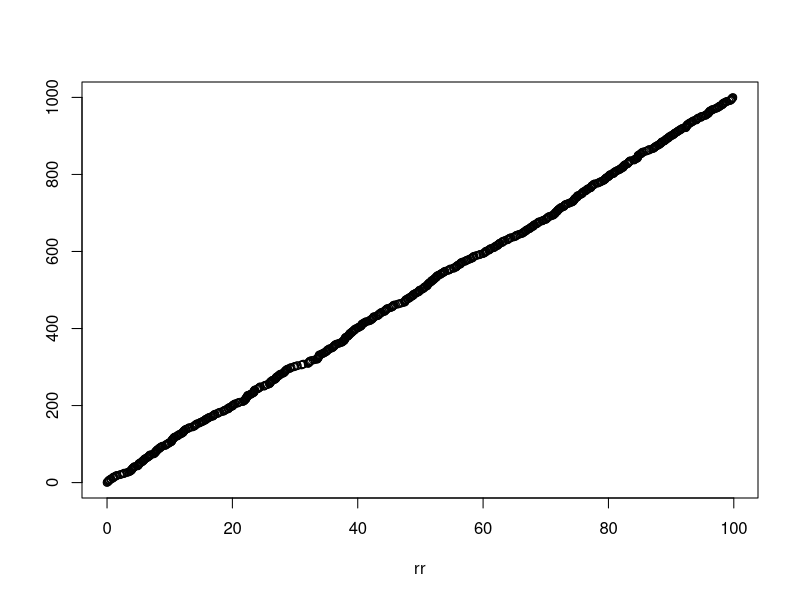
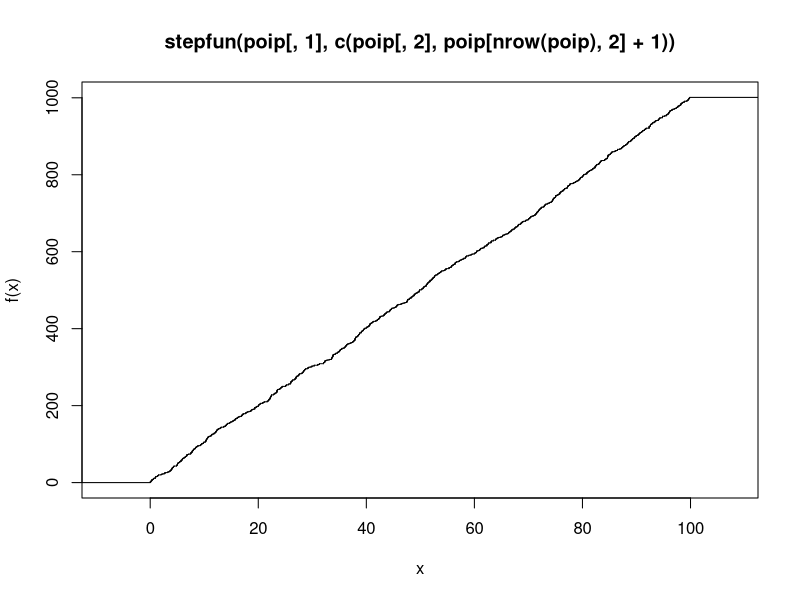
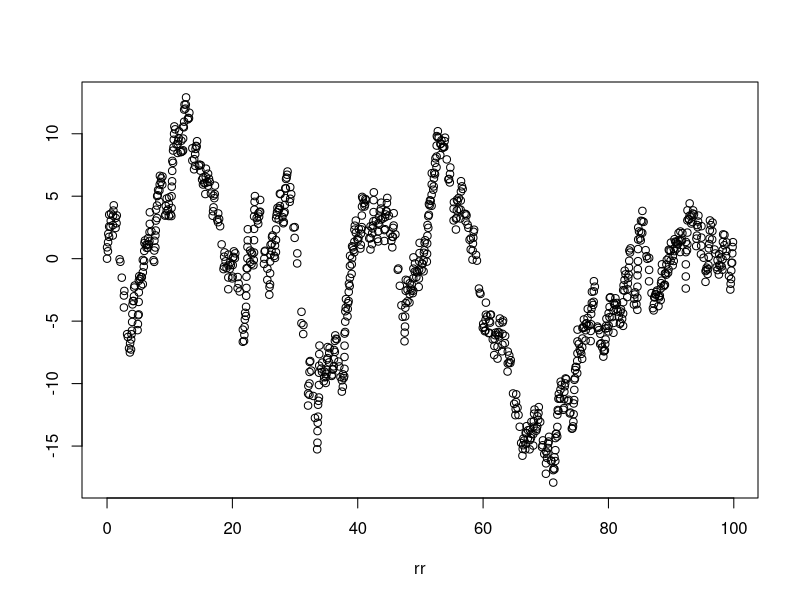
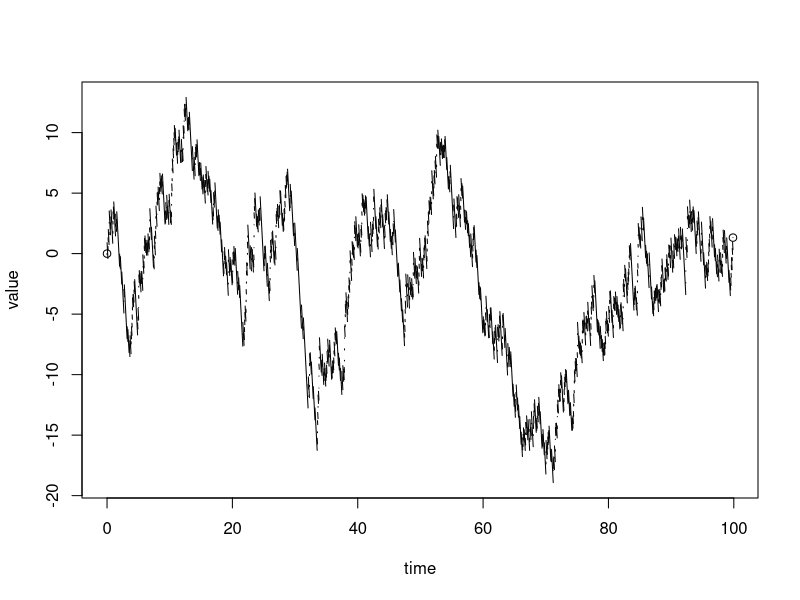

These figures' R source, in order:
#generate poisson processes
rpoip<-function(lambda,WW){
  nn<-rpois(1,lambda*WW)
  rr<-c(0,runif(nn,min=0,max=WW))
  rr<-sort(rr)#sort
  return (list(poip=(cbind(rr,0:(nn))),lambda=lambda))
}
#plot poisson process
plotpoip<-function(poip){
  poip<-poip$poip
  plot(stepfun(poip[,1],c(poip[,2],poip[nrow(poip),2]+1)))
}


poip<-rpoip(10,100)
plot(poip$poip)
plotpoip(poip)

rcompenpoiph<-function(poip){
  lambda<-poip$lambda
  poip<-poip$poip
  compenpoip<-poip
  compenpoip[,2]<-poip[,2]-lambda*poip[,1]
  return (list(compenpoip=compenpoip,lambda=lambda))
}
#generate compensated poisson processes
rcompenpoip<-function(lambda,WW){
  poip<-rpoip(lambda,WW)
  return (rcompenpoiph(poip))
}
#plot compensated poisson processes 
plotcompenpoip<-function(compenpoip){
  lambda<-compenpoip$lambda
  compenpoip<-compenpoip$compenpoip
  
  ll<-nrow(compenpoip)
    
  tt<-vector(mode="numeric",length=2*ll)
  tt[(1:ll)*2-1]<-compenpoip[,1]
  tt[(1:ll)*2]<-c(tail(compenpoip[,1],-1),compenpoip[ll,1])
  
  vv<-vector(mode="numeric",length=2*ll)
  vv[(1:ll)*2-1]<-compenpoip[,2]
  vv[(1:ll)*2]<-compenpoip[,2]-lambda*(tt[(1:ll)*2]-tt[(1:ll)*2-1])
  
  xlim=c(min(tt),max(tt))
  ylim=c(min(vv),max(vv))
  plot(x=tt[1],y=vv[1], xlim=xlim,ylim=ylim,xlab="time",ylab="value")
  for(ii in 1:ll){
    lines(tt[(ii*2-1):(ii*2)],vv[(ii*2-1):(ii*2)],type="l")
  }
  lines(x=tt[ll*2-1],y=vv[ll*2-1],type="p")
}

compenpoip<-rcompenpoiph(poip)
plot(compenpoip$compenpoip)
plotcompenpoip(compenpoip)